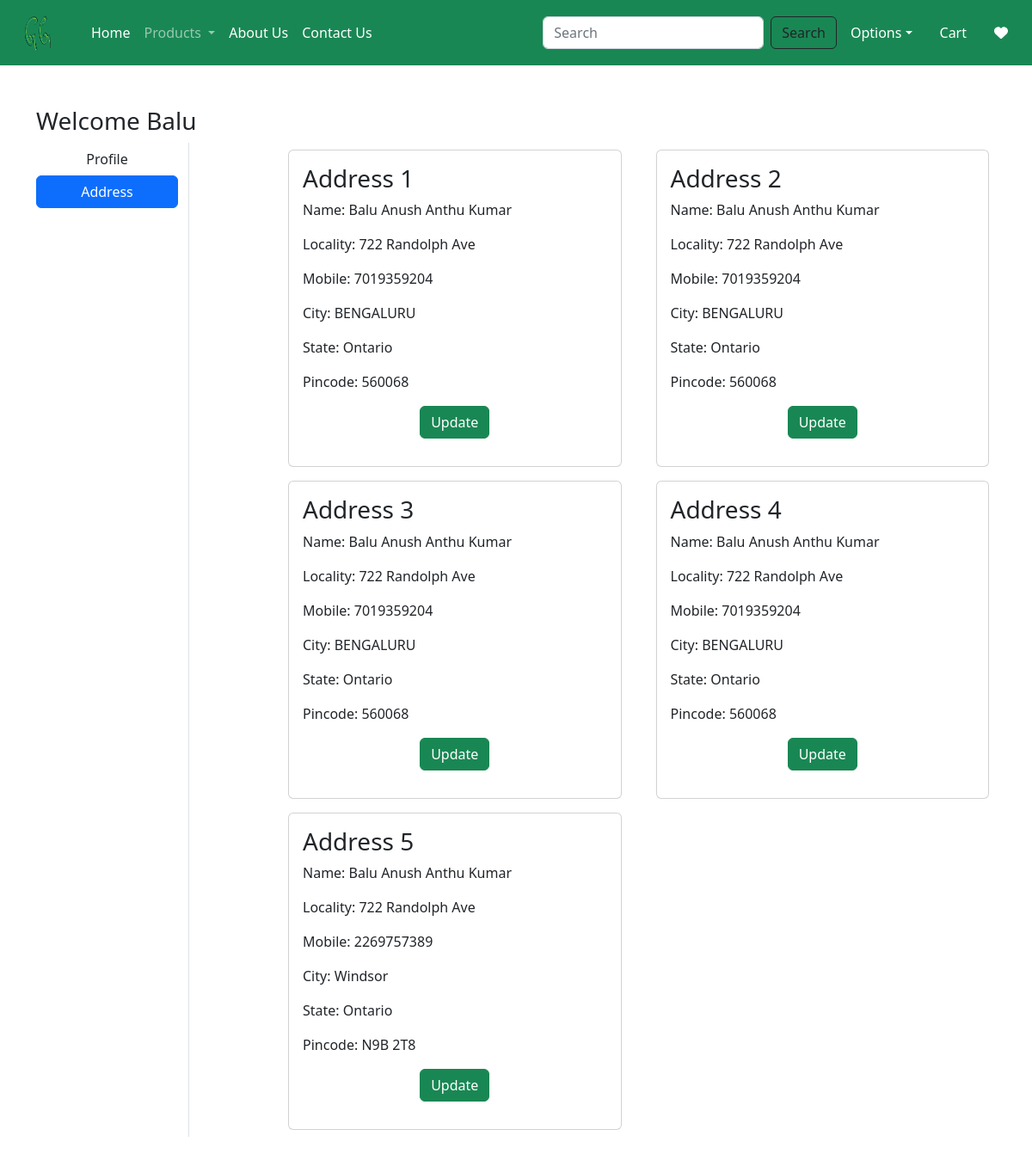
/address/ (signed in), run on the app's committed database.
### app/models.py (models this page shows, shortened)
class Customer(models.Model):
    user = models.ForeignKey(User,on_delete=models.CASCADE)
    name = models.CharField(max_length=200)
    locality = models.CharField(max_length=200)
    city = models.CharField(max_length=50)
    mobile = models.IntegerField(default=0)
    zipcode = models.CharField(max_length=10)
    state = models.CharField(choices=STATE_CHOICES,max_length=100)

### app/views.py (the view)
# urls.py: path('address/', views.address, name='address'),
@login_required
def address(request):
    add = Customer.objects.filter(user=request.user)
    totalitem = 0
    wishitem = 0
    if request.user.is_authenticated:
        totalitem = len(Cart.objects.filter(user=request.user))
        wishitem = len(Wishlist.objects.filter(user=request.user))
    return render(request, 'app/address.html', locals())

### app/templates/app/address.html (shortened to what this page needs)
{% extends 'app/base.html' %}
{% load static %}
{% block main-content %}
<div class="container my-5">
    <div class="row">
     <h3>Welcome <span class="text-capitalize">{{request.user}}</span></h3>
        <div class="col-sm-2 border-end">
            <ul class="list-unstyled">
            <li class="d-grid"><a href="{% url 'profile' %}" class="btn ">Profile</a></li>
            <li class="d-grid"><a href="{% url 'address' %}" class="btn btn-primary">Address</a></li>
            </ul>
        </div>
        <div class="col-sm-9 offset-sm-1">
            <div class="row">
                {% for ad in add %}
                <div class="col-sm-6">
                    <div class="card m-2">
                     <div class="card-body">
                      <h3>Address {{forloop.counter}}</h3>
                      <p>Name: {{ad.name}}</p>
                      <p>Locality: {{ad.locality}}</p>
                      <p>Mobile: {{ad.mobile}}</p>
                      <p>City: {{ad.city}}</p>
                      <p>State: {{ad.state}}</p>
                      <p>Pincode: {{ad.zipcode}}</p>
                      <p class="text-center"><a href="{% url 'updateAddress' pk=ad.id %}" type="button" class="btn btn-success">Update</a></p>
                     </div>
                    </div>
                </div>
                {% endfor %}
            </div>
        </div>
    </div>
</div>
{% endblock main-content %}

### data on the page
Customer: name "Balu Anush Anthu Kumar", locality "722 Randolph Ave", mobile "7019359204", city "BENGALURU", state "Ontario", zipcode "560068"
Customer: name "Balu Anush Anthu Kumar", locality "722 Randolph Ave", mobile "7019359204", city "BENGALURU", state "Ontario", zipcode "560068"
Customer: name "Balu Anush Anthu Kumar", locality "722 Randolph Ave", mobile "7019359204", city "BENGALURU", state "Ontario", zipcode "560068"
Customer: name "Balu Anush Anthu Kumar", locality "722 Randolph Ave", mobile "7019359204", city "BENGALURU", state "Ontario", zipcode "560068"
Customer: name "Balu Anush Anthu Kumar", locality "722 Randolph Ave", mobile "2269757389", city "Windsor", state "Ontario", zipcode "N9B 2T8"

### other printed values
{{ request.user }} "Balu"
